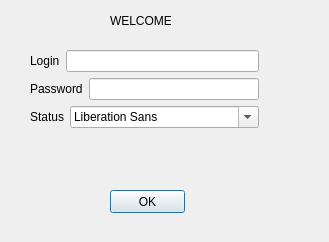
<?xml version="1.0" encoding="UTF-8"?>
<ui version="4.0">
 <class>Dialog</class>
 <widget class="QDialog" name="Dialog">
  <property name="geometry">
   <rect>
    <x>0</x>
    <y>0</y>
    <width>329</width>
    <height>242</height>
   </rect>
  </property>
  <property name="windowTitle">
   <string>Dialog</string>
  </property>
  <widget class="QLabel" name="label">
   <property name="geometry">
    <rect>
     <x>110</x>
     <y>10</y>
     <width>61</width>
     <height>21</height>
    </rect>
   </property>
   <property name="text">
    <string>WELCOME!</string>
   </property>
  </widget>
  <widget class="QPushButton" name="pushButton">
   <property name="geometry">
    <rect>
     <x>110</x>
     <y>190</y>
     <width>75</width>
     <height>23</height>
    </rect>
   </property>
   <property name="text">
    <string>OK</string>
   </property>
  </widget>
  <widget class="QWidget" name="">
   <property name="geometry">
    <rect>
     <x>30</x>
     <y>50</y>
     <width>229</width>
     <height>80</height>
    </rect>
   </property>
   <layout class="QVBoxLayout" name="verticalLayout">
    <item>
     <layout class="QHBoxLayout" name="horizontalLayout">
      <item>
       <widget class="QLabel" name="label_2">
        <property name="text">
         <string>Login</string>
        </property>
       </widget>
      </item>
      <item>
       <widget class="QLineEdit" name="lineEdit"/>
      </item>
     </layout>
    </item>
    <item>
     <layout class="QHBoxLayout" name="horizontalLayout_2">
      <item>
       <widget class="QLabel" name="label_3">
        <property name="text">
         <string>Password</string>
        </property>
       </widget>
      </item>
      <item>
       <widget class="QLineEdit" name="lineEdit_2"/>
      </item>
     </layout>
    </item>
    <item>
     <layout class="QHBoxLayout" name="horizontalLayout_3">
      <item>
       <widget class="QLabel" name="label_4">
        <property name="text">
         <string>Status</string>
        </property>
       </widget>
      </item>
      <item>
       <widget class="QFontComboBox" name="fontComboBox"/>
      </item>
     </layout>
    </item>
   </layout>
  </widget>
 </widget>
 <resources/>
 <connections/>
</ui>
